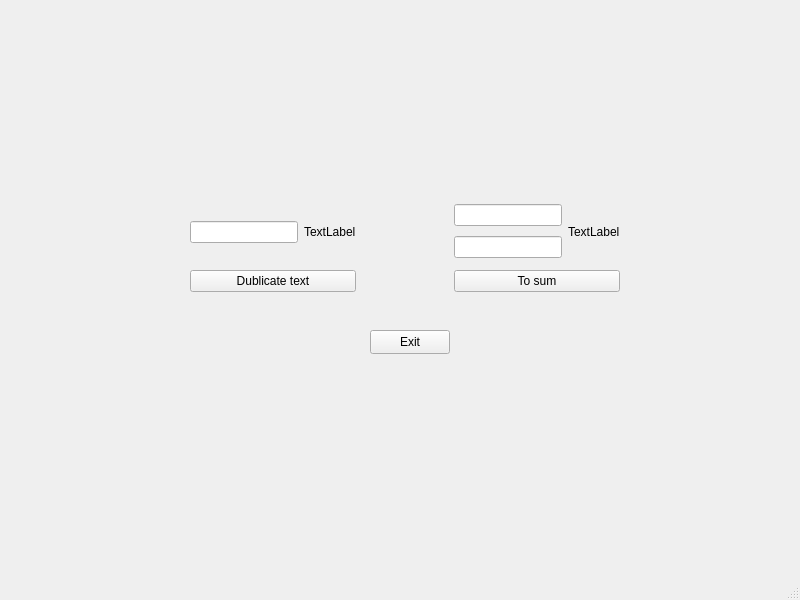
<?xml version="1.0" encoding="UTF-8"?>
<ui version="4.0">
 <class>MainWindow</class>
 <widget class="QMainWindow" name="MainWindow">
  <property name="geometry">
   <rect>
    <x>0</x>
    <y>0</y>
    <width>800</width>
    <height>600</height>
   </rect>
  </property>
  <property name="windowTitle">
   <string>MainWindow</string>
  </property>
  <widget class="QWidget" name="centralwidget">
   <widget class="QPushButton" name="pbExit">
    <property name="geometry">
     <rect>
      <x>370</x>
      <y>330</y>
      <width>80</width>
      <height>24</height>
     </rect>
    </property>
    <property name="text">
     <string>Exit</string>
    </property>
   </widget>
   <widget class="QWidget" name="layoutWidget">
    <property name="geometry">
     <rect>
      <x>190</x>
      <y>200</y>
      <width>430</width>
      <height>92</height>
     </rect>
    </property>
    <layout class="QGridLayout" name="gridLayout">
     <item row="0" column="0">
      <layout class="QVBoxLayout" name="verticalLayout">
       <item>
        <layout class="QHBoxLayout" name="horizontalLayout_2">
         <item>
          <layout class="QHBoxLayout" name="horizontalLayout">
           <item>
            <widget class="QLineEdit" name="lineEdit">
             <property name="cursor">
              <cursorShape>IBeamCursor</cursorShape>
             </property>
            </widget>
           </item>
          </layout>
         </item>
         <item>
          <widget class="QLabel" name="label">
           <property name="text">
            <string>TextLabel</string>
           </property>
          </widget>
         </item>
        </layout>
       </item>
       <item>
        <widget class="QPushButton" name="pushButton">
         <property name="cursor">
          <cursorShape>PointingHandCursor</cursorShape>
         </property>
         <property name="text">
          <string>Dublicate text</string>
         </property>
        </widget>
       </item>
      </layout>
     </item>
     <item row="0" column="1">
      <spacer name="horizontalSpacer">
       <property name="orientation">
        <enum>Qt::Horizontal</enum>
       </property>
       <property name="sizeHint" stdset="0">
        <size>
         <width>78</width>
         <height>20</height>
        </size>
       </property>
      </spacer>
     </item>
     <item row="0" column="2">
      <layout class="QVBoxLayout" name="verticalLayout_3">
       <item>
        <layout class="QHBoxLayout" name="horizontalLayout_3">
         <item>
          <layout class="QVBoxLayout" name="verticalLayout_2">
           <item>
            <widget class="QLineEdit" name="lineEdit1"/>
           </item>
           <item>
            <widget class="QLineEdit" name="lineEdit2"/>
           </item>
          </layout>
         </item>
         <item>
          <widget class="QLabel" name="lbl2">
           <property name="text">
            <string>TextLabel</string>
           </property>
          </widget>
         </item>
        </layout>
       </item>
       <item>
        <widget class="QPushButton" name="pb2">
         <property name="text">
          <string>To sum</string>
         </property>
        </widget>
       </item>
      </layout>
     </item>
    </layout>
   </widget>
  </widget>
  <widget class="QMenuBar" name="menubar">
   <property name="geometry">
    <rect>
     <x>0</x>
     <y>0</y>
     <width>800</width>
     <height>21</height>
    </rect>
   </property>
  </widget>
  <widget class="QStatusBar" name="statusbar"/>
 </widget>
 <resources/>
 <connections/>
</ui>
